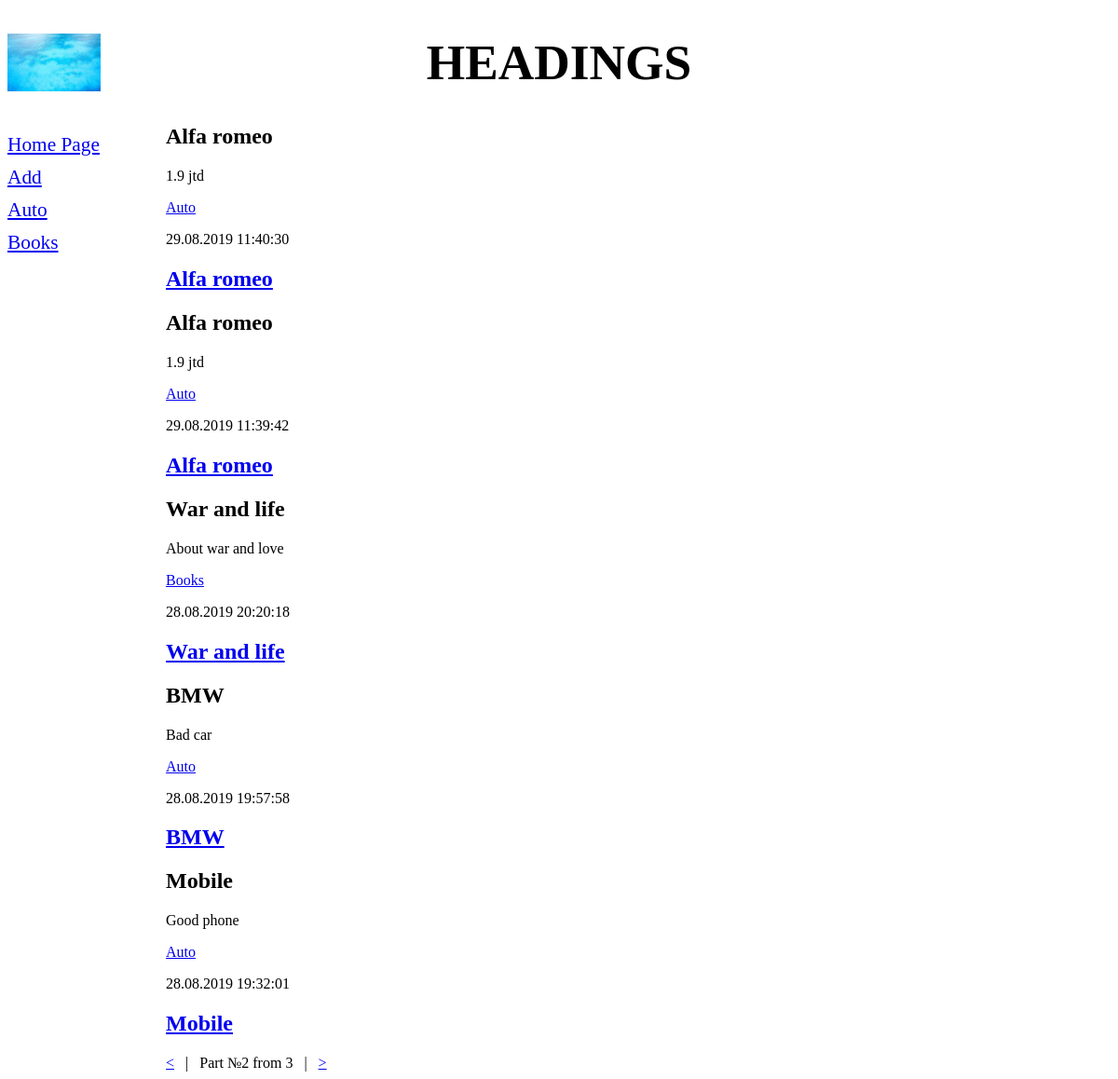
Screenshot of /?page=2 with the database file from the repository.
### newboard/models.py (models this page shows, shortened)
class Rubric(models.Model):
    name = models.CharField(max_length=20, db_index=True, verbose_name='title')
    class Meta:
        verbose_name_plural = 'Headings'
        verbose_name = 'Heading'
        ordering = ['name']

class Bb(models.Model):
    title = models.CharField(max_length=50, verbose_name='title')
    content = models.TextField(null=True, blank=True, verbose_name='about')
    price = models.FloatField(null=True, blank=True, verbose_name='cost')
    published = models.DateTimeField(auto_now_add=True, db_index=True, verbose_name='date published')
    rubric = models.ForeignKey('Rubric', null=True, on_delete=models.PROTECT, verbose_name='Heading')
    class Meta:
        verbose_name_plural = 'Boards'
        verbose_name = 'Board'
        ordering = ['-published']

### newboard/views.py (the view)
# urls.py: path('', index, name='index'),
def index(request):
    bbs = Bb.objects.all()
    rubrics = Rubric.objects.all()
    paginator = Paginator(bbs,5)
    if 'page' in request.GET:
        page_num = request.GET['page']
    else:
        page_num = 1
    page = paginator.get_page(page_num)
    context = {'bbs': page.object_list, 'rubrics': rubrics, 'page': page}
    return render(request, 'newboard/index.html', context)

### newboard/templates/newboard/index.html
{% extends 'layout/basic.html' %}
{%block content%}
{%for bb in bbs%}
<div class="b">
    <h2>{{bb.title}}</h2>
    <p>{{bb.content}}</p>
    <p><a href="{% url 'by_rubric' bb.rubric.pk %}">{{bb.rubric.name}}</a></p>
    <p>{{bb.published|date:"d.m.Y H:i:s"}}</p>
    <h2><a href="{% url 'detail' pk=bb.pk %}">{{ bb.title }}</a></h2>
</div>
{%endfor%}
<div>
    {% if page.has_previous %}
    <a href="?page={{page.previous_page_number }}">&lt;</a>
    &nbsp;&nbsp;|&nbsp;&nbsp;
    {% endif %}
    Part №{{page.number}} from {{ page.paginator.num_pages }}
    {% if page.has_next %}
    &nbsp;&nbsp;|&nbsp;&nbsp;
    <a href="?page={{ page.next_page_number }}">&gt;</a>
    {% endif %}
</div>
{%endblock%}

### newboard/templates/layout/basic.html (shortened to what this page needs)
{% load static %}
<!DOCTYPE html>
<html lang="en">
<head>
    <link rel="stylesheet" type="text/css" href="{% static 'newboard/style.css' %}">
</head>
<body>
    <header>
        <h1>Headings</h1>
    </header>
<nav>
    <a href="{% url 'index' %}">Home Page</a>
    <a href="{% url 'add' %}">Add</a>
    {% for rubric in rubrics %}
    <a href="{% url 'by_rubric' rubric.pk %}">{{rubric.name}}</a>
    {%endfor%}
</nav>
<section>
    {%block content%}  {%endblock%}
</section>
</body>
</html>

### static/newboard/style.css (style rules this page uses)
header h1 { font-size: 40pt; text-transform: uppercase; text-align: center; background: url('bg.jpg') left / auto 100% no-repeat; }
nav { font-size: 16pt; width: 150px; float: left; }
nav a { display: block; margin: 10px 0px; }
section { margin-left: 170px; }

### rows the page displays
Rubric: name "Auto"
Rubric: name "Books"
Bb: title "Alfa romeo", content "1.9 jtd", rubric.name "Auto", published "29.08.2019 11:40:30"
Bb: title "Alfa romeo", content "1.9 jtd", rubric.name "Auto", published "29.08.2019 11:39:42"
Bb: title "War and life", content "About war and love", rubric.name "Books", published "28.08.2019 20:20:18"
Bb: title "BMW", content "Bad car", rubric.name "Auto", published "28.08.2019 19:57:58"
Bb: title "Mobile", content "Good phone", rubric.name "Auto", published "28.08.2019 19:32:01"

### other values shown
{{ page.number }} "2"
{{ page.paginator.num_pages }} "3"
